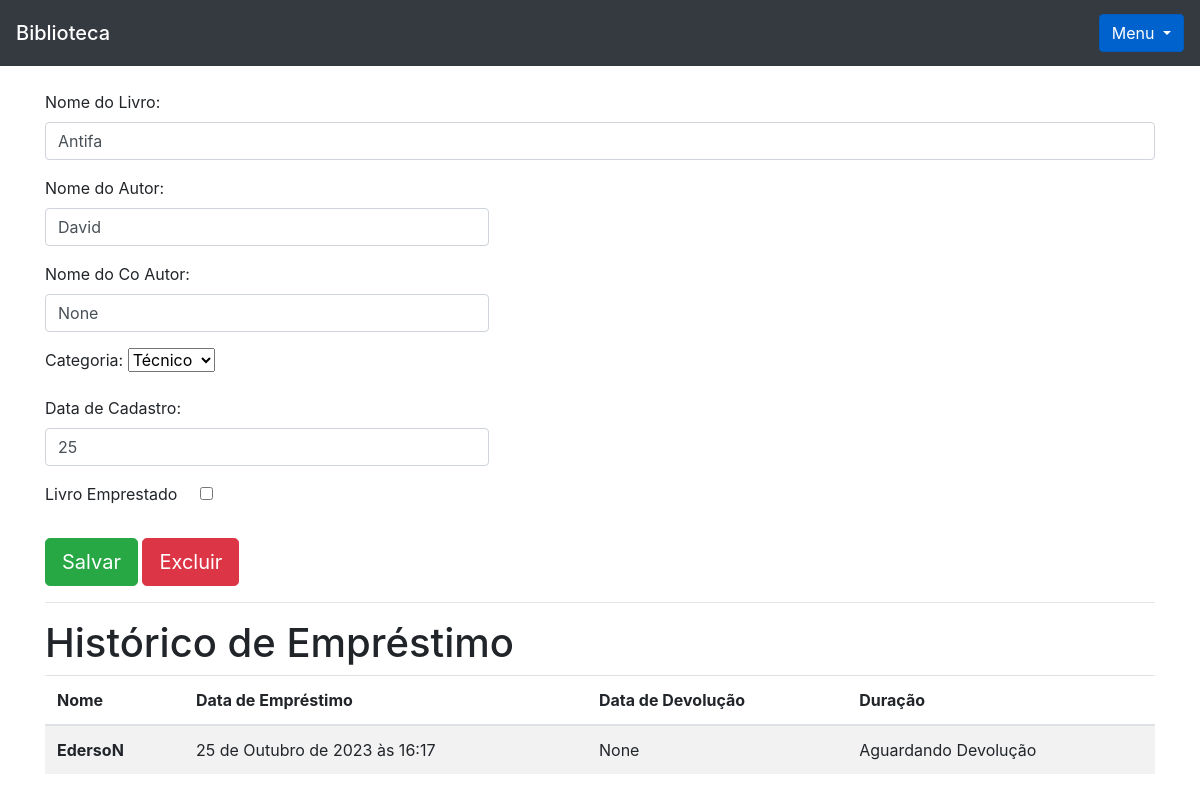
The page /livro/ver_livro/10 (signed in) on the database its author committed.
### livro/models.py (models this page shows, shortened)
class Livros(models.Model):
    nome = models.CharField(max_length=100)
    autor = models.CharField(max_length=30)
    co_autor = models.CharField(max_length=30, blank=True, null = True)
    data_cadastro = models.DateField( default = date.today)
    emprestado = models.BooleanField(default=False)
    categoria = models.ForeignKey(Categoria, on_delete=models.DO_NOTHING)
    usuario = models.ForeignKey(Usuario, on_delete=models.DO_NOTHING)
    class Meta:
        verbose_name = 'Livro'

class Emprestimo(models.Model):
    choices = (
        ('P','Péssimo'),
        ('R','Ruim'),
        ('B','Bom'),
        ('O','Ótimo')
    )
    nome_emprestado = models.ForeignKey(Usuario,blank = True, null = True, on_delete=models.DO_NOTHING)
    nome_emprestado_anonimo = models.CharField(max_length= 30, blank = True, null = True)
    data_emprestimo = models.DateTimeField(default=datetime.datetime.now())
    data_devolucao = models.DateTimeField(blank=True, null = True)
    livro = models.ForeignKey(Livros, on_delete=models.DO_NOTHING)
    avaliacao = models.CharField(max_length=1, choices=choices, null=True, blank=True)

### usuario/models.py (models this page shows)
class Usuario(models.Model):
    nome = models.CharField(max_length=30)
    email = models.EmailField()
    senha = models.CharField(max_length=64)
    def __str__(self) -> str:
        return self.nome

### livro/views.py (the view)
# urls.py: path("ver_livro/<int:id>", views.ver_livro, name = 'ver_livro'),
def ver_livro(request, id):
    if request.session.get('usuario'):
        livro = Livros.objects.get(id = id)
        if request.session.get('usuario') == livro.usuario.id :
            categoria_livro = Categoria.objects.all()
            usuario = Usuario.objects.get(id = request.session['usuario'])
            emprestimos = Emprestimo.objects.filter(livro = livro)
            form = CadastroLivro()
            form.fields['usuario'].initial = request.session['usuario']
            form.fields['categoria'].queryset = Categoria.objects.filter(usuario= usuario)
            form_categoria = CategoriaLivro()
            usuarios = Usuario.objects.all()
            livros = Livros.objects.filter(usuario_id = request.session.get('usuario'))
            livros_emprestar = Livros.objects.filter(usuario = usuario).filter(emprestado = False)
            livros_emprestados = Livros.objects.filter(usuario = usuario ).filter(emprestado = True )
            return render(request, 'ver_livro.html', {  'livro': livro,
                                                        'categoria_livro': categoria_livro,
                                                        'emprestimos': emprestimos,
                                                        'usuario_logado': request.session.get('usuario'),
                                                        'form': form,
                                                        'id_livro': id,
                                                        'form_categoria':form_categoria,
                                                        'usuarios':usuarios,
                                                        'livros':livros,
                                                        'livros_emprestar':livros_emprestar,
                                                        'livros_emprestados':  livros_emprestados
                                                    })
        else:
            return redirect('/livro/home')
    return redirect('/auth/login/?status2')

### livro/forms.py
class CadastroLivro(forms.ModelForm):
    class Meta:
        model = Livros
        fields = ("__all__")
    def __init__(self, *args, **kwargs):
        super().__init__(*args, **kwargs)
        self.fields['usuario'].widget = forms.HiddenInput()

class CategoriaLivro(forms.Form):
    nome = forms.CharField(max_length=30)
    descricao = forms.CharField(max_length=60)
    def __init__(self, *args, **kwargs):
        super().__init__( *args, **kwargs)
        self.fields['descricao'].widget = forms.Textarea()

### livro/models.py (called while the page is built)
    def __str__(self) -> str:
        return self.nome

### livro/templatetags/filtros.py (called while the page is built)
@register.filter
def mostra_duracao(value1, value2):
    if all ((isinstance(value1, datetime), (isinstance(value2, datetime)))):
        dias = (value1 - value2).days
        texto = 'dias'
        if dias == 1:
            texto = 'dia'
        return f"{dias} {texto}"
    return('Aguardando Devolução')

### livro/templates/ver_livro.html (shortened to what this page needs)
{% extends 'base.html' %}
{% load filtros %}
{% block 'conteudo' %}
<div class="container">
<br>
<form action"#" method="POST">
            <p>
                <label>Nome do Livro:</label>
                    <input class="form-control" type="text" value={{livro.nome}}></input>
            </p>
            <p>
                <label>Nome do Autor:</label>
                    <input style="width: 40%;" class="form-control" type="text" value={{livro.autor}}></input>
            </p>
            <p>
                <label>Nome do Co Autor:</label>
                    <input style="width: 40%;" class="form-control" type="text" value={{livro.co_autor}}></input>
            </p>
            <p>
            <label>Categoria:</label>
            <select name="categoria">
                {% for i in categoria_livro%}
                    {% if livro.categoria.nome == i.nome %}
                        <option selected>{{i}}</option>
                    {% else %}
                        <option>{{i}}</option>
                    {% endif %}
                {% endfor %}
            </select>
            </p>
            <p>
                <label>Data de Cadastro:</label>
                    <input style="width: 40%;" class="form-control" type="text" value={{livro.data_cadastro}}></input>
            </p>
                <label>Livro Emprestado &nbsp; &nbsp;</label>
                    {% if livro.emprestado %}
                        <input checked class="transform: scale(2.0)" type="checkbox" name="emprestado">
                    {% else %}
                        <input class="transform: scale(2.0)" type="checkbox" name="emprestado">
                    {% endif %}
            <br><br>
            <input type="submit" class="btn btn-success btn-lg" value="Salvar">
            <button type="button" class="btn btn-danger btn-lg" data-toggle="modal" data-target="#exampleModal2">
                Excluir
              </button>
</form>
<hr>
<h1> Histórico de Empréstimo</h1>
<table class="table table-striped">
    <thead>
      <tr>
        <th scope="col">Nome</th>
        <th scope="col">Data de Empréstimo</th>
        <th scope="col">Data de Devolução</th>
        <th scope="col">Duração</th>
      </tr>
    </thead>
    <tbody>
    {% for i in emprestimos%}
                <tr>
                    {% if i.nome_emprestado_anonimo == None %}
                        <th scope="row">{{i.nome_emprestado}}</th>
                    {% else %}
                        <th scope="row">{{i.nome_emprestado_anonimo}}</th>
                    {% endif %}
                        <td>{{i.data_emprestimo}}</td>
                        <td>{{i.data_devolucao}}</td>
                        <td>{{i.data_devolucao|mostra_duracao:i.data_emprestimo}}</td>
                </tr>
    {% endfor %}
    </tbody>
  </table>
</div>
{% endblock %}

### rows shown on the page
Livros: nome "Antifa", co_autor "None"
Emprestimo: nome_emprestado "EdersoN", data_emprestimo "25 de Outubro de 2023 às 16:17", data_devolucao "None", data_devolucao|mostra_duracao "Aguardando Devolução"

### other values the page prints
form field categoria "Técnico"
